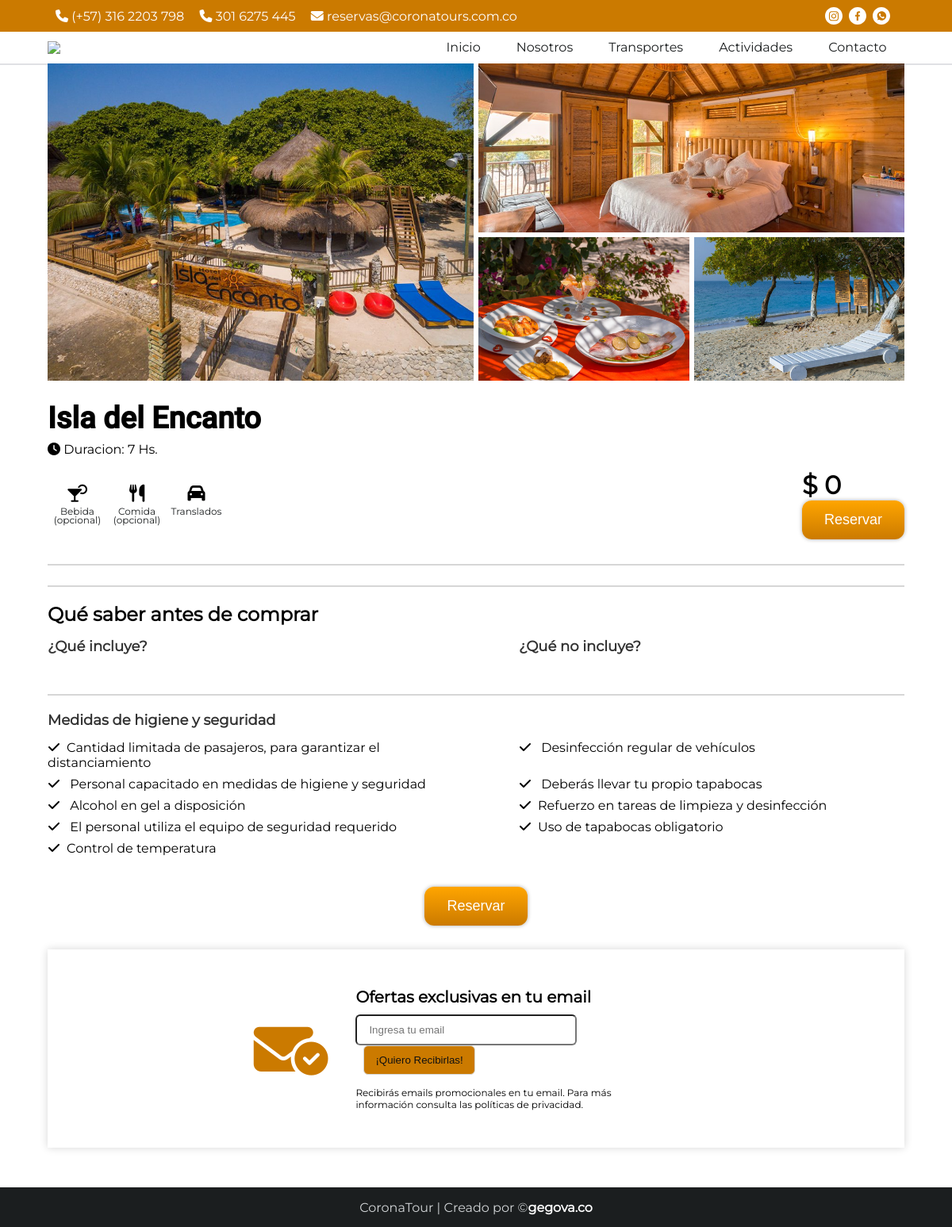
The page /tour/2/ on the database its author committed.
### tours/models.py (models this page shows, shortened)
class Tours(models.Model):
    name = models.CharField(max_length=200, verbose_name="Nombre")
    description = models.CharField(max_length=250, verbose_name="Descripcion")
    image1 =  models.ImageField(default="null", upload_to="Imagen 1")
    image2 =  models.ImageField(default="null", upload_to="Imagen 2")
    image3 =  models.ImageField(default="null", upload_to="Imagen 3")
    image4 =  models.ImageField(default="null", upload_to="Imagen 4")
    info = RichTextField(verbose_name="Info")
    include = models.ManyToManyField(Inclusiones, blank=True, verbose_name="Incluye")
    noinclude = models.ManyToManyField(Exclusiones, blank=True, verbose_name="No Incluye")
    cash = models.IntegerField(verbose_name="Valor", default=0)
    created_at = models.DateTimeField(auto_now_add=True, verbose_name="Creado el")
    update_at = models.DateTimeField(auto_now=True, verbose_name="Editado el")

### tours/views.py (the view)
# urls.py: path('tour/<int:id>/', views.tour, name="tour"),
def tour(request, id):
    tours = Tours.objects.get(id=id)
    return render(request, 'tour.html', {
        'title': 'San Basilio de Palenque ',
        'tours': tours
    })

### tours/templates/tour.html (shortened to what this page needs)
{% extends 'layouts/layout.html' %}
{% load static %}
{% block content %}
    <div class="gallery">
        <div class="one">
            <img src="{{ tours.image1.url }}" />
        </div>
        <div class="two">
            <img src="{{ tours.image2.url }}" />
        </div>
        <div class="tree">
            <img src="{{ tours.image3.url }}" />
        </div>
        <div class="four">
            <img src="{{ tours.image4.url }}" />
        </div>
    </div>
<h1 class="title-p"> {{ tours.name }}</h1>
<div class="time-tour">
    <span ><i class="fa-solid fa-clock"></i> Duracion: 7 Hs.</span>
</div>
<div class="h-booking">
    <div class="serv-icon">
        <div class="box-icon">
            <i class="fa-solid fa-martini-glass-citrus"></i>
            <p>Bebida (opcional) </p>
        </div>
        <div class="box-icon">
            <i class="fa-solid fa-utensils"></i>
            <p>Comida (opcional) </p>
        </div>
        <div class="box-icon">
            <i class="fa-solid fa-car"></i>
            <p>Translados </p>
        </div>
    </div>
    <div class="box-btn">
        <h1>$ {{ tours.cash }}</h1>
        <button class="btn" onclick="enlace({{ tours.id }})"> Reservar </button>
    </div>
</div>
<hr />
<hr />
<h2> Qué saber antes de comprar </h2>
<div class="box-know" >
    <div class="box-one" >
        <h3 class="sub-title-3"> ¿Qué incluye? </h3>
    </div>
    <div class="box-two" >
        <h3 class="sub-title-3"> ¿Qué no incluye?</h3>
    </div>
</div>
<hr />
<div class="higiene">
    <h3 class="sub-title-3"> Medidas de higiene y seguridad </h3>
    <ul>
        <li> <i class="fa-solid fa-check"></i>Cantidad limitada de pasajeros, para garantizar el distanciamiento  </li>
        <li> <i class="fa-solid fa-check"></i> Desinfección regular de vehículos  </li>
        <li> <i class="fa-solid fa-check"></i> Personal capacitado en medidas de higiene y seguridad  </li>
        <li> <i class="fa-solid fa-check"></i> Deberás llevar tu propio tapabocas  </li>
        <li> <i class="fa-solid fa-check"></i> Alcohol en gel a disposición  </li>
        <li> <i class="fa-solid fa-check"></i>Refuerzo en tareas de limpieza y desinfección </li>
        <li> <i class="fa-solid fa-check"></i> El personal utiliza el equipo de seguridad requerido  </li>
        <li>  <i class="fa-solid fa-check"></i>Uso de tapabocas obligatorio  </li>
        <li> <i class="fa-solid fa-check"></i>Control de temperatura </li>
    </ul>
</div>
<div class="box-booking">
    <button class="btn"> Reservar </button>
</div>
<div class="email" >
    <i class="fa-regular fa-envelope-circle-check"></i>
    <div class="descrip-email">
    <h3> Ofertas exclusivas en tu email </h3>
        <form>
            <input type="text" placeholder="Ingresa tu email" />
            <input type="submit" value="¡Quiero Recibirlas!" />
        </form>
        <p>
            Recibirás emails promocionales en tu email. Para más información
            consulta las <a src="#">políticas de privacidad.  </a>
        </p>
    </div>
</div>
{% endblock  %}

### home/static/css/styles.css (style rules this page uses)
* { margin: 0px; padding: 0px; text-decoration: none; }
body { background-color: #fff; font-family: "Montserrat"; }
.gallery { width: 100%; height: 400px; display: grid; grid-template-columns: repeat(4, 1fr); grid-gap: 6px; grid-auto-rows: minmax(100px, auto); margin-bottom: 25px; }
.one { grid-column: 1 / 3; grid-row: 1 / 3; }
.two { grid-column: 3 / 5; grid-row: 1; }
.tree { grid-column: 3 / 3; grid-row: 2; }
.four { grid-column: 4 / 4; grid-row: 2; }
.gallery img { width: 100%; height: 100%; object-fit: cover; }
.serv-icon { display: flex; margin-top: 25px; margin-bottom: 25px; }
.serv-icon .box-icon { width: 75px; text-align: center; }
.serv-icon .box-icon i { font-size: 22px; }
.serv-icon .box-icon p { font-size: 12px; color: #1B1E1F; margin-top: 5px; line-height: 11px; }
.email { display: flex; justify-content: center; align-items: center; width: 100%; height: 250px; margin-top: 30px; box-shadow: 0px 0px 10px #d6d6d6; }
.email i { font-size: 75px; color: #cb7a00; }
.email .descrip-email { width: 40%; margin-left: 35px; }
.email .descrip-email h3 { display: block; font-size: 20px; margin-bottom: 10px; }
.email .descrip-email input[type="text"] { padding: 10px; padding-left: 15px; width: 250px; border-radius: 6px; }
.email .descrip-email input[type="submit"] { padding: 10px; padding-left: 14px; padding-right: 14px; border-radius: 6px; background-color: #cb7a00; color: #111; border: 1px solid #d6d6d6; margin-left: 10px; }
.email .descrip-email p { font-size: 12px; margin-top: 15px; width: 350px; }
.time-tour { display: block; margin-top: 8px; margin-bottom: 10px; }
.title-p { font-family: "Roboto Medium"; font-size: 38px; }
hr { margin-top: 25px; margin-bottom: 20px; border: 1px solid #d6d6d6; }
.sub-title-3 { display: block; font-size: 18px; color: #333333; margin-bottom: 10px; }
.box-know { display: flex; justify-content: space-between; width: 100%; margin-top: 15px; }
.box-one, .box-two { width: 45%; }
.higiene ul { display: flex; flex-wrap: wrap; justify-content: space-between; width: 100%; }
.higiene ul li { width: 45%; margin-bottom: 4px; margin-top: 4px; list-style: none; }
.higiene ul li i { margin-right: 8px; }
.btn { background: linear-gradient(orange, #cb7a00 ); color: #fff; font-size: 18px; border: none; border-radius: 12px; padding: 14px 28px; box-shadow: 0px 0px 5px #aaa; }
.h-booking { display: flex; justify-content: space-between; align-items: center; }
.box-booking { display: block; width: 100%; margin-top: 35px; margin-bottom: 25px; }
.box-booking button { display: block; margin: 0px auto; justify-content: center; }

### rows shown on the page
Tours: image1 (picture), image2 (picture), image3 (picture), image4 (picture), name "Isla del Encanto", cash "0"
